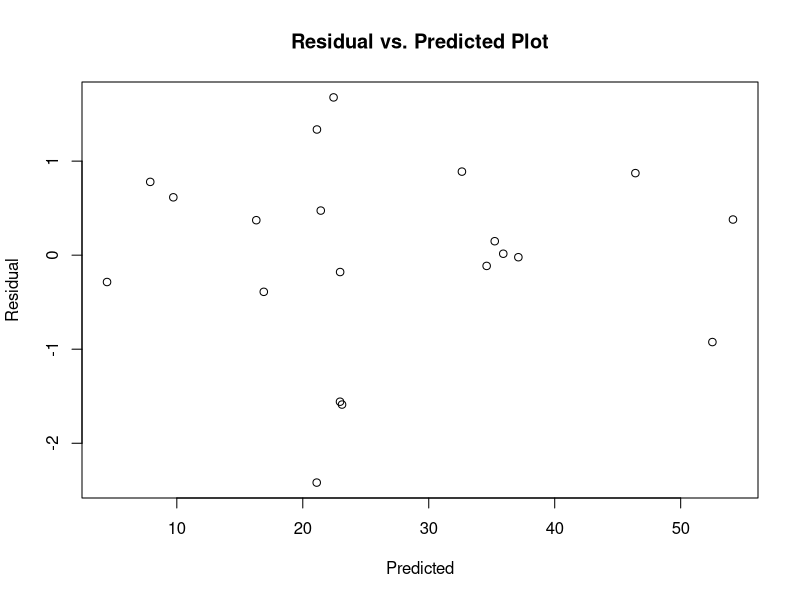

The R script that drew this image:
#Packages needed to install
library(car)
options(scipen=999)
stroke.df <- read.csv("Stroke.csv", header = TRUE)
View(stroke.df)

#Creating Dummies 1 = smoker, 0 indicating a nonsmoker 
stroke.df$smoker <- ifelse(stroke.df$Smoker == 'Yes', 1, 0) 

#Creating multiple regression model 
multi.reg <- lm(Risk ~ Age + Blood.Pressure + smoker, data = stroke.df)
summary(multi.reg)

#Predicted values for Y
pred_y_mr <- fitted(multi.reg)
#standardized residual 
residual_mr <- rstandard(multi.reg)
#Plot sr_mr vs. pred_y_mr
plot(pred_y_mr, residual_mr, main = "Residual vs. Predicted Plot", xlab = "Predicted", ylab = "Residual")

#Multicollinearity 
vif(multi.reg)
sqrt(vif(multi.reg))>5

#Pobability of stroke
coeff <- coef(multi.reg)

# Values for John Joe
Age <- 78
Blood_Pressure <- 175
Smoker <- 0

# Calculate predicted Risk
Risk <- coeff["(Intercept)"] + coeff["Age"] * Age + coeff["Blood.Pressure"] * Blood_Pressure + coeff["smoker"] * Smoker
print(Risk)

#Forward stepwise regression 
reg.step.for <- step(multi.reg, direction = "forward", data = stroke.df, trace = TRUE)
summary(reg.step.for)
print(reg.step.for)

